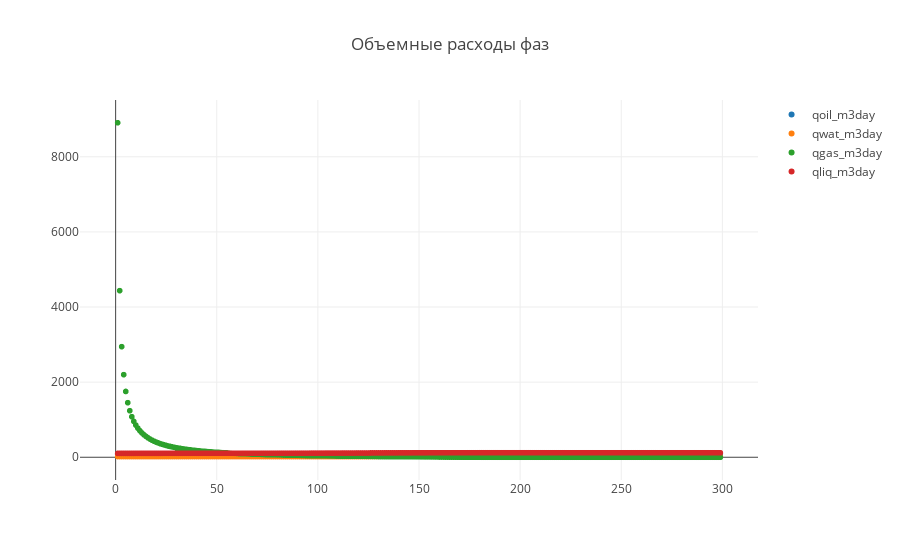

The notebook cell this image was saved under:
### Code cell
trace1 = trace(multiphase_flow_data, 10)
trace2 = trace(multiphase_flow_data, 11)
trace3 = trace(multiphase_flow_data, 12)
trace4 = trace(multiphase_flow_data, 13)
data = [trace1, trace2, trace3, trace4]

plot('Объемные расходы фаз')

### Figure 1 — Plotly figure (JSON) as saved in the notebook; plotly's stock layout.template omitted (floating-point values rounded to 4 significant figures; data arrays with more than 128 entries replaced by an {"elided": "..."} marker saying what was removed)
{"data": [{"mode": "markers", "name": "qoil_m3day", "type": "scattergl", "uid": "6693f736-539b-4db1-a4b6-4613334d61d2", "x": {"elided": "299 int values"}, "y": {"elided": "299 float values"}}, {"mode": "markers", "name": "qwat_m3day", "type": "scattergl", "uid": "92cdc100-e797-46d7-a525-6b554de8054b", "x": {"elided": "299 int values"}, "y": {"elided": "299 float values"}}, {"mode": "markers", "name": "qgas_m3day", "type": "scattergl", "uid": "67a44d1b-49f7-4957-bcc9-94bfa5b507c3", "x": {"elided": "299 int values"}, "y": {"elided": "299 float values"}}, {"mode": "markers", "name": "qliq_m3day", "type": "scattergl", "uid": "94511842-5331-427a-9601-fed8c1e17c06", "x": {"elided": "299 int values"}, "y": {"elided": "299 float values"}}], "layout": {"title": {"text": "Объемные расходы фаз"}, "xaxis": {"title": {"text": ""}}, "yaxis": {"title": {"text": ""}}}}
